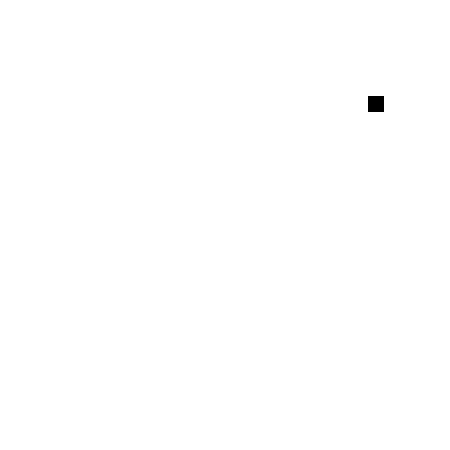
Frame 1 (no input)
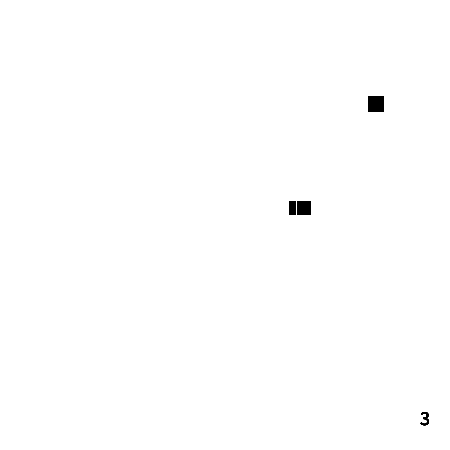
Frame 60 (the mouse pressed at the canvas centre just before this capture)
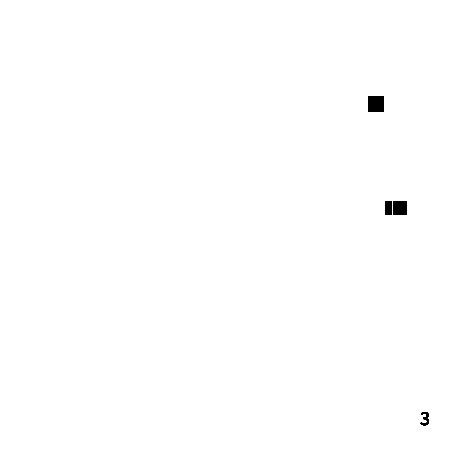
Frame 120 (the mouse held since frame 60 and released just before this capture)

The Processing sketch that drew these frames (run headless with seeded random() and noise(); from frame 60 on, the mouse is pressed at the canvas centre):

// Processing sketch: Snake3
// ── Snake3.pde
int direction=0;
int snakeSize=4;
int time=0;
int[] sHeadX= new int[2500];
int[] sHeadY= new int[2500];
int foodX=(round(random(47))+1)*8;
int foodY=(round(random(47))+1)*8;
boolean retry=true;
boolean stop=false;
void setup()
{
  restart();
  size(450,450);
  textAlign(CENTER);
  
}
void draw()
{  
  if (stop){}
  
  else
  {
  time+=1;
  fill(0,0,0);
  stroke(0);
  rect(foodX,foodY,15,15);
  fill(0);
  stroke(0);
  
  if ((time % 5)==0) //framerate
  {
    move();
    display();
    checkdead();
  }
  }
}
void keyPressed()
{
  if (key == CODED)
  {
    if (keyCode == UP && direction!=270 && (sHeadY[1]-8)!=sHeadY[2])
    {
      direction=90;
    }
    if (keyCode == DOWN && direction!=90 && (sHeadY[1]+8)!=sHeadY[2])
    {
      direction=270;
    }if (keyCode == LEFT && direction!=0 && (sHeadX[1]-8)!=sHeadX[2])
    {
      direction=180;
    }if (keyCode == RIGHT && direction!=180 && (sHeadX[1]+8)!=sHeadX[2])
    {
      direction=0;
    }
    if (keyCode == SHIFT)
    {
      restart();
    }
  }
}
void move()
{
  for(int i=snakeSize;i>0;i--)
  {
    if (i!=1)
    {
      //shift back by 1 array
      sHeadX[i]=sHeadX[i-1];
      sHeadY[i]=sHeadY[i-1];
    }
    else
    {
      fill(0,0,0);
      textSize(20);
      text(snakeSize-1,425,425);
    
      //set new spot for snake head
      switch(direction)
      {
        case 0:
        sHeadX[1]+=8;
        break;
        case 90:
        sHeadY[1]-=8;
        break;
        case 180:
        sHeadX[1]-=8;
        break;
        case 270:
        sHeadY[1]+=8;
        break;
      }
    }
  }
  
}
void display()
{
  
  
   
  if (sHeadX[1]==foodX && sHeadY[1]==foodY) // is snake hitting food
  {
    snakeSize+=round(random(3)+1); //spawn food
    retry=true;
    while(retry)
    {
      foodX=(round(random(47))+1)*8;
      foodY=(round(random(47))+1)*8;
      for(int i=1;i<snakeSize;i++)
      {
        
        if (foodX==sHeadX[i] && foodY==sHeadY[i])
        {
          retry=true;
        }
        else
        {
          retry=false;
          i=1000;
        }
      }
    }
  }
  stroke(255);
  fill(0);
  rect(sHeadX[1],sHeadY[1],15,15);
  fill(255);
  rect(sHeadX[snakeSize],sHeadY[snakeSize],15,15);
  
}
void checkdead()
{
  for(int i=2;i<=snakeSize;i++)

    if (sHeadX[1]==sHeadX[i] && sHeadY[1]==sHeadY[i])
    {
      fill(255);
      rect(125,125,160,100);
      fill(0);
      textAlign(CENTER);
      textSize(25);
      text("GAME OVER",225,200);
      textSize(20);
      text("Score:  "+str(snakeSize-1)+" points",225,225);
      text("Restart = Shift.",225,250);
      stop=true;
    }
    //hit wall?
    if (sHeadX[1]>=(width-8) || sHeadY[1]>=(height-8) || sHeadX[1]<=0 || sHeadY[1]<=0)
    {
      fill(255);
      rect(125,125,160,100);
      fill(0);
      textAlign(CENTER);
      textSize(25);
      text("GAME OVER",225,200);
      textSize(20);
      text("Score:  "+str(snakeSize-1)+" points",225,225);
      text("Restart = Shift.",225,250);
      stop=true;
    }
  }

void restart()
{
  background(255);
  sHeadX[1]=200;
  sHeadY[1]=200;
  for(int i=2;i<1000;i++)
  {
    sHeadX[i]=0;
    sHeadY[i]=0;
  }
  stop=false;
  foodX=(round(random(47))+1)*8;
  foodY=(round(random(47))+1)*8;
  snakeSize=4;
  time=0;
  direction=0;
  retry=true;
}
